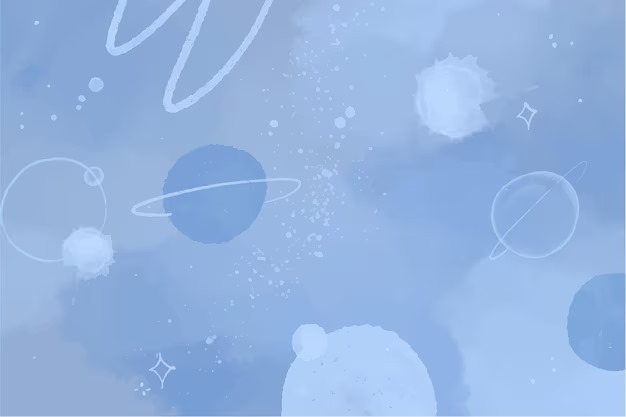
#> input picture transformation/image1.jpg, 626 x 417 px, found by its file name
$ python exp3.py
#> lines starting #> are read from the running program, lines starting #| are printed output that depends on the picture
#2x3 affine transformation matrix (for rotation, scaling, shearing, reflection, and translation) in real time

import cv2
import numpy as np

image = cv2.imread(cv2.samples.findFile("image1.jpg"))
#> image is the input picture: shape (417, 626, 3); mean B, G, R 225, 180.4, 148.8
if image is None:
    # if image not found
    image = np.zeros((400, 400, 3), dtype=np.uint8)
    cv2.circle(image, (200, 200), 80, (0, 255, 0), -1)
    cv2.putText(image, 'A.I.', (150, 210), cv2.FONT_HERSHEY_SIMPLEX, 1, (255, 255, 255), 2)

rows, cols = image.shape[:2]
#> rows = 417; cols = 626

#function to apply affine transformation
def apply_transform():
    # to read values from sliders
    a = cv2.getTrackbarPos('a', 'Transformer') / 100.0
    b = cv2.getTrackbarPos('b', 'Transformer') / 100.0
    c = cv2.getTrackbarPos('c', 'Transformer') / 100.0
    d = cv2.getTrackbarPos('d', 'Transformer') / 100.0
    tx = cv2.getTrackbarPos('tx', 'Transformer') - 200
    ty = cv2.getTrackbarPos('ty', 'Transformer') - 200

    # 2x3 affine transformation matrix
    M = np.float32([[a, b, tx],
                    [c, d, ty]])

    # affine transformation
    transformed = cv2.warpAffine(image, M, (cols, rows))

    # transformed image
    cv2.imshow('Transformed Image', transformed)

# window and trackbars
cv2.namedWindow('Transformer')
cv2.namedWindow('Transformed Image')

# sliders for matrix entries
cv2.createTrackbar('a', 'Transformer', 100, 200, lambda x: apply_transform())
cv2.createTrackbar('b', 'Transformer', 0, 200, lambda x: apply_transform())
#> slider 'b' is set to 66
cv2.createTrackbar('c', 'Transformer', 0, 200, lambda x: apply_transform())
#> slider 'c' is set to 66
cv2.createTrackbar('d', 'Transformer', 100, 200, lambda x: apply_transform())
cv2.createTrackbar('tx', 'Transformer', 200, 400, lambda x: apply_transform())
cv2.createTrackbar('ty', 'Transformer', 200, 400, lambda x: apply_transform())


apply_transform()
#> in apply_transform, `transformed = cv2.warpAffine(image, M, (cols, rows))`:
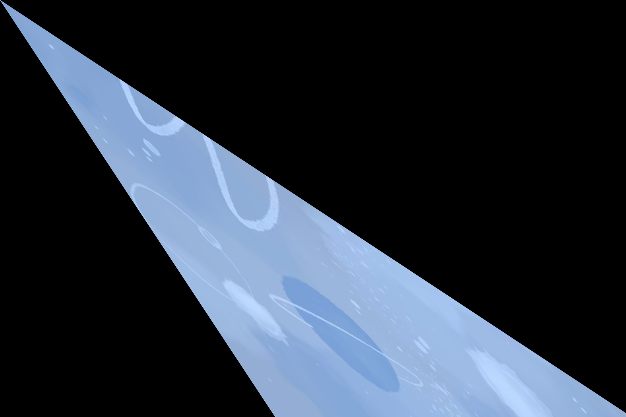
#> transformed: shape (417, 626, 3); mean B, G, R 63.5, 51.3, 42.7


while True:
    key = cv2.waitKey(1) & 0xFF
#> (key Esc is pressed here)
    if key == 27:  # press ESC to quit
        break
    apply_transform()

cv2.destroyAllWindows()
